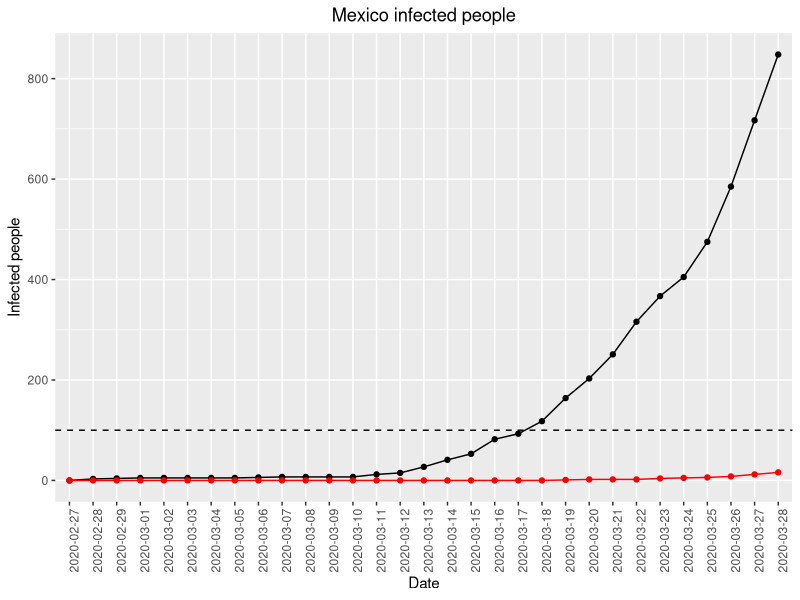

This chart was generated by the following R code:
#### Libraries ####
require(ggplot2)

#### Directories #####
setwd("G:\\Mi unidad\\Covid19\\Mexico-COVID-19")


table <- read.csv("Mexico_COVID19.csv")


dim(table)
str(table)
head(table)


subtable <- table[-(1:35),] # removing the first 35 days


# plot(table$Pos, type="o", pch=19, las=1, ylab="Infected",
#      main="Infected", xlab="time (days)")

ggplot() +
  ylab("Infected people") + xlab("Date") + ggtitle("Mexico infected people") +
  geom_line(subtable, mapping=aes(x=Fecha, y=Pos, group=1)) +
  geom_point(subtable, mapping=aes(x=Fecha, y=Pos, group=1)) +
  theme(axis.text.x = element_text(angle = 90, hjust = 1)) +
  theme(plot.title = element_text(hjust = 0.5)) +
  geom_hline(yintercept = 100, lty=2) +
  geom_line(subtable, mapping=aes(x=Fecha, y=Deceased, group=1), col="red") +
  geom_point(subtable, mapping=aes(x=Fecha, y=Deceased, group=1), col="red") +
  scale_color_discrete(name = "Y series", labels = c("Deceased", "Pos"))


# legend imported, locals, total, deads

